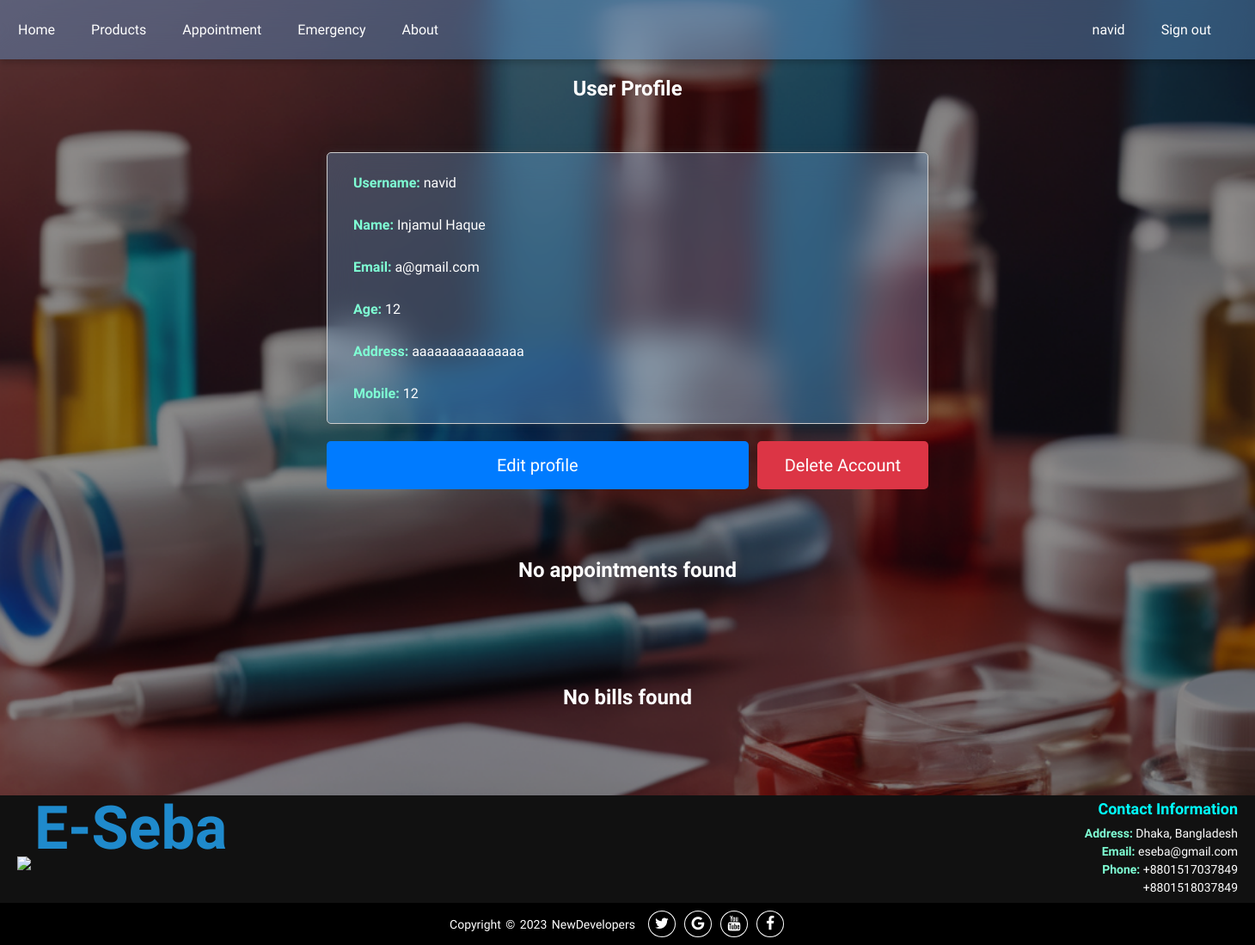
Page /user_profile/ (signed in) on the committed database.
### myApp/models.py (models this page shows, shortened)
class UserProfile(models.Model):
    user = models.OneToOneField(User, on_delete=models.CASCADE)
    def fullname(self):
        return f"{self.user.first_name} {self.user.last_name}"
    age = models.IntegerField()
    address = models.CharField(max_length=255)
    mobile = models.CharField(max_length=15)
    GENDER = (
        ('Male', 'Male'),
        ('Female', 'Female'),
    )
    gender = models.CharField(max_length=10, choices=GENDER)

### myApp/views.py (the view, shortened to what this page needs)
# urls.py: path('user_profile/', views.user_profile, name='user_profile'),
@login_required
def user_profile(request):
    user_profile = UserProfile.objects.get(user=request.user)
    profile_form = UserProfileForm(instance=user_profile)
    user_form = UserForm(instance=request.user)
    appointments = Appointment.objects.filter(user=request.user)
    bills = Bill.objects.filter(customer=request.user)
    context = {
        'user_profile': user_profile,
        'profile_form': profile_form,
        'user_form': user_form,
        'appointments': appointments,
        'bills': bills,
    }
    return render(request, 'user_profile.html', context)

### myApp/templates/user_profile.html (shortened to what this page needs)
{% extends 'base.html' %}
{% load static %}
{% block extra-styles %}
<link rel="stylesheet" href="{% static 'css/__user_profile.css' %}" />
{% endblock %}
{% block content %}
<h2>User Profile</h2>
<div class="containerinfo" id="userProfileView" >
    <div class="info">
        <p><strong>Username:</strong> {{ user_profile.user.username }}</p>
        <p><strong>Name:</strong> {{ user_profile.fullname }} </p>
        <p><strong>Email:</strong> {{ user_profile.user.email }}</p>
        <p><strong>Age:</strong> {{ user_profile.age }}</p>
        <p><strong>Address:</strong> {{ user_profile.address }}</p>
        <p><strong>Mobile:</strong> {{ user_profile.mobile }}</p>
    </div>
    <div class="button-container">
        <button id="editButton" class="b1">Edit profile</button>
        <form method="post">
            <button type="submit" name="delete_account" class="b2">Delete Account</button>
        </form>
    </div>
</div>
{% if appointments %}
    <h2>List of appointments</h2>
{% else %}
    <h2>No appointments found</h2>
{% endif %}
<div class="containerapp">
</div>
{% if bills %}
    <h2>Your payment history</h2>
{% else %}
    <h2>No bills found</h2>
{% endif %}
<div class="containerbill">
</div>
{% endblock %}

### myApp/templates/base.html (shortened to what this page needs)
<!DOCTYPE html>
{% load static %}
<html lang="en">
<head>
    <link rel="stylesheet" href="https://stackpath.bootstrapcdn.com/font-awesome/4.7.0/css/font-awesome.min.css">
    <link rel="stylesheet" href="{% static 'css/__base.css' %}" />
    {% block extra-styles %} {% endblock %}
</head>
<body>
    <div class="topnav">
        <a href="{% url 'home' %}">Home</a>
        <a href="{% url 'products' %}">Products</a>
        <a href="{% url 'appointment' %}">Appointment</a>
        <a href="{% url 'emergency' %}">Emergency</a>
        <a href="{% url 'about' %}">About</a>
        <div id="user-links">
            {% if user.is_authenticated %}
                {% if user.is_superuser %}
                    <a href="{% url 'admin:index' %}" class="user-link">Admin Panel</a>
                    <a href="{% url 'logout' %}" class="user-link">Sign out</a>
                {% else %}
                <div class="user-info">
                    <a href="{% url 'user_profile' %}" class="user-link">{{ user.username }}</a>
                    <a href="{% url 'logout' %}" class="user-link">Sign out</a>
                </div>
                {% endif %}
            {% else %}
                <a href="{% url 'login' %}" class="user-link">Login</a>
                <a href="{% url 'register' %}" class="user-link">Sign-up</a>
            {% endif %}
        </div>
    </div>
    {% block content %}{% endblock %}
    <footer>
        <div class="footer-content">
            <div class="logo">
                <img src="{% static 'image/favicon.png' %}">
                <span class="eseba">E-Seba</span>
            </div>
            <div class="contact-info">
                <h3>Contact Information</h3>
                <ul>
                    <li><strong>Address:</strong> Dhaka, Bangladesh</li>
                    <li><strong>Email:</strong> eseba@gmail.com</li>
                    <li><strong>Phone:</strong> +8801517037849</li>
                    <li>+8801518037849</li>
                </ul>
            </div>
        </div>
        <div class="footer-bottom">
            <p>Copyright &copy; 2023 NewDevelopers</p>
            <div class="footer-menu">
                <ul class="f-menu">
                    <li><a href="#"><i class="fa fa-twitter"></i></a></li>
                    <li><a href="#"><i class="fa fa-google"></i></a></li>
                    <li><a href="#"><i class="fa fa-youtube"></i></a></li>
                    <li><a href="#"><i class="fa fa-facebook"></i></a></li>
                </ul>
            </div>
        </div>
    </footer>
</body>
</html>

### myApp/static/css/__base.css (style rules this page uses)
* { margin: 0; padding: 0; box-sizing: border-box; }
body { font-family: 'Mooli', sans-serif; display: flex; min-height: 100vh; align-items: center; text-align: center; background-image: url(../image/background.png); background-size: cover; background-position: center; background-repeat: no-repeat; color: #fff; background-attachment: fixed; flex-direction: column; }
.topnav { position: sticky; top: 0; width: 100%; z-index: 999; background-color: rgba(97, 154, 212, 0.428); box-shadow: 0 4px 8px rgba(0, 0, 0, 0.2); backdrop-filter: blur(20px); }
.topnav a { float: left; display: block; color: rgb(255, 255, 255); text-align: center; font-weight: normal; padding: 25px 16px; margin: 0px 5px; transition: transform 0.4s; text-decoration: none; }
#user-links { float: right; margin-right: 20px; }
.user-link { color: #ffffff; text-align: center; padding: 25px 16px; margin: 0px 5px; transition: transform 0.3s; text-decoration: none; }
.user-info { display: flex; align-items: center; border-radius: 5px; margin-right: 10px; color: #fff; }
footer { width: 100%; color: #fff; text-align: center; }
.footer-content { background: #111; color: #fff; padding: 5px 20px; display: flex; justify-content: space-between; align-items: center; }
.logo img { max-width: 100px; height: auto; }
.logo .eseba { position: relative; top: -25px; margin: 0px auto; font-size: 70px; font-weight: 900; color: #1F8ACC; }
.contact-info { text-align: right; }
.contact-info h3 { color: aqua; font-size: 18px; margin-bottom: 10px; }
.contact-info ul { list-style-type: none; padding: 0; }
.contact-info ul li { font-size: 14px; margin: 5px 0; }
.contact-info ul li strong { font-weight: bold; }
.footer-bottom { background: #000; width: 100%; display: flex; align-items: center; justify-content: center; }
.footer-bottom p { font-size: 14px; word-spacing: 2px; text-transform: capitalize; margin: 0; }
.footer-menu { padding: 15px; float: right; }
.footer-menu ul { list-style: none; display: flex; align-items: center; justify-content: center; }
.footer-menu ul li { padding-right: 10px; display: block; }
.footer-menu ul li a { text-decoration: none; color: #fff; border: 1.1px solid white; padding: 5px; border-radius: 50%; }
.footer-menu ul li a i { font-size: 1.1rem; width: 20px; transition: color .4s ease; }

### myApp/static/css/__user_profile.css (style rules this page uses)
.containerinfo { float: left; width: 800px; min-height: 500px; padding: 50px; position: relative; text-align: left; color: white; }
.containerapp { display: flex; min-height: 100px; padding: 10px; width: 1700px; color: white; border-radius: 10px; flex-direction: row; justify-content: center; flex-wrap: wrap; align-items: center; }
.containerbill { display: flex; min-height: 100px; padding: 10px; width: 1700px; color: white; border-radius: 10px; flex-direction: row; justify-content:center; flex-wrap: wrap; align-items: center; }
.info { border: 1px solid #ccc; border-radius: 5px; padding: 10px 0px 10px 30px; margin: 10px 0 20px; box-shadow: 0 0 10px rgba(69, 69, 69, 0.355); background-color: rgba(139, 199, 255, 0.282); backdrop-filter: blur(20px); }
h2 { text-align: center; font-size: 24px; padding-top: 20px; }
p { padding: 15px 0px; }
strong { color: aquamarine; }
.button-container { font-family: Mooli, sans-serif; display: flex; justify-content: space-between; margin-bottom: 10px; }
.button-container button { font-family: Mooli, sans-serif; background-color: #dc3545; font-size: 20px; color: #fff; padding: 16px 32px; border: none; border-radius: 5px; cursor: pointer; transition: background-color 0.3s ease; flex: 1; }
#editButton { background-color: #007BFF; margin-right: 10px; width: 100px; }
a { color: white; text-decoration: none; }

### rows in the picture
UserProfile: user.username "navid", fullname "Injamul Haque", user.email "a@gmail.com", age "12", address "aaaaaaaaaaaaaaa", mobile "12"

### other values in the picture
{{ user.username }} "navid"
